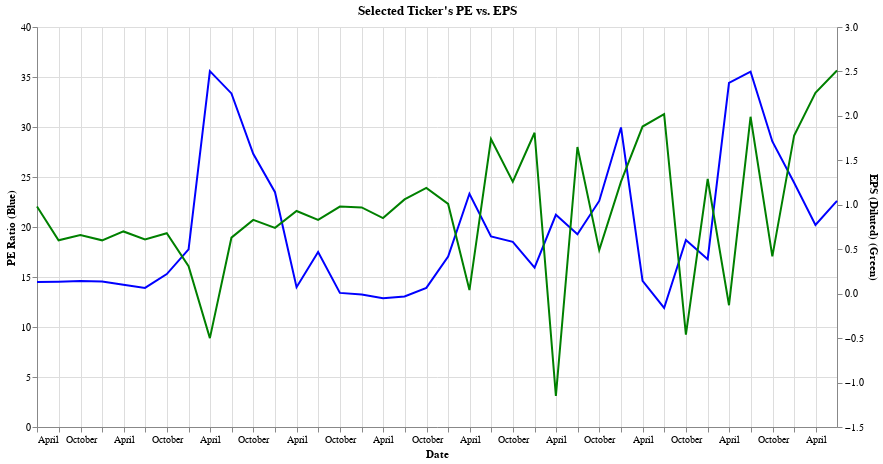

Source (notebook cell):
### Code cell
# Dropdown selection for tickers
ticker_dropdown = alt.binding_select(options=list(combined_df['Ticker'].unique()))
select_ticker = alt.selection_single(fields=['Ticker'], bind=ticker_dropdown, name="Select", value='ABBV')

# Base chart configuration for the selected ticker
base = alt.Chart(combined_df).transform_filter(
    select_ticker
).encode(
    x=alt.X('Date:T', title='Date')
).properties(
    width=800,
    height=400,
    title='Selected Ticker\'s PE vs. EPS'
)

# PE Ratio Line Chart
pe_ratio_chart = base.mark_line(color='blue').encode(
    y=alt.Y('pe_ratio:Q', title='PE Ratio (Blue)'),
    tooltip=['Ticker', 'Date:T', 'pe_ratio:Q']
)

# EPS Line Chart
eps_chart = base.mark_line(color='green').encode(
    y=alt.Y('eps_earnings_per_share_diluted:Q', title='EPS (Diluted) (Green)'),
    tooltip=['Ticker', 'Date:T', 'eps_earnings_per_share_diluted:Q']
)

# Combine the charts
combined_chart = alt.layer(pe_ratio_chart, eps_chart).resolve_scale(
    y='independent'
).add_selection(
    select_ticker
)

combined_chart.display()

### Figure 1 — Vega-Lite specification as saved in the notebook (floating-point values rounded to 4 significant figures; data arrays with more than 128 entries replaced by an {"elided": "..."} marker saying what was removed)
{"config": {"view": {"continuousWidth": 300, "continuousHeight": 300}}, "layer": [{"mark": {"type": "line", "color": "blue"}, "encoding": {"tooltip": [{"field": "Ticker", "type": "nominal"}, {"field": "Date", "type": "temporal"}, {"field": "pe_ratio", "type": "quantitative"}], "x": {"field": "Date", "title": "Date", "type": "temporal"}, "y": {"field": "pe_ratio", "title": "PE Ratio (Blue)", "type": "quantitative"}}, "name": "view_9", "title": "Selected Ticker's PE vs. EPS", "transform": [{"filter": {"param": "Select"}}]}, {"mark": {"type": "line", "color": "green"}, "encoding": {"tooltip": [{"field": "Ticker", "type": "nominal"}, {"field": "Date", "type": "temporal"}, {"field": "eps_earnings_per_share_diluted", "type": "quantitative"}], "x": {"field": "Date", "title": "Date", "type": "temporal"}, "y": {"field": "eps_earnings_per_share_diluted", "title": "EPS (Diluted) (Green)", "type": "quantitative"}}, "title": "Selected Ticker's PE vs. EPS", "transform": [{"filter": {"param": "Select"}}]}], "data": {"name": "data-ae001ddbacfd9767e8eaadb73c8b168b"}, "height": 400, "params": [{"name": "Select", "select": {"type": "point", "fields": ["Ticker"]}, "bind": {"input": "select", "options": ["ABBV", "ABT", "AZN", "BMY", "DHR", "JNJ", "LLY", "MRK", "PFE", "AAPL", "AVGO", "CSCO", "GOOGL", "MSFT", "NVDA", "ORCL"]}, "value": "ABBV", "views": ["view_9"]}], "resolve": {"scale": {"y": "independent"}}, "width": 800, "$schema": "https://vega.github.io/schema/vega-lite/v5.16.3.json", "datasets": {"data-ae001ddbacfd9767e8eaadb73c8b168b": {"elided": "846 records"}}}
